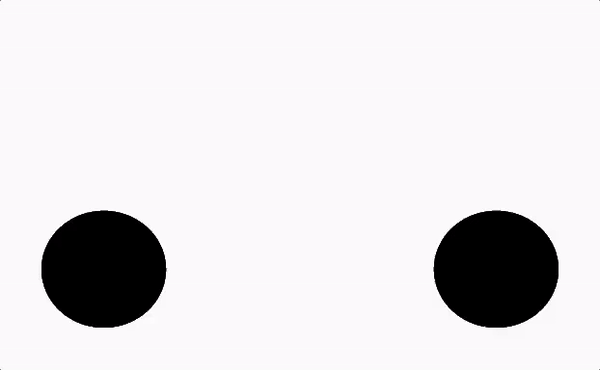
#> input picture Movements/blink.gif, 600 x 370 px
$ python testface.py   (older library calls are emulated)
#> lines starting #> are read from the running program, lines starting #| are printed output that depends on the picture
### Movements/screen.py
from tkinter import *
import os
from PIL import Image, ImageTk

class Display():
    def __init__(self):
        # Define image filenames and paths
        self.IMAGE_PATHS = ['cute.gif', 'blink.gif']
        self.IMAGE_DIR = ''

        # Create Tk object
        self.root = Tk()
        self.root.attributes("-fullscreen", True)

        # Create canvas and pack it into the root window
        self.canvas = Canvas(self.root)
        self.canvas.pack(fill=BOTH, expand=YES)

        # Initialize variables
        self.curr_image_index = 0
        self.delay_time = 1000  # milliseconds

    def show(self, num : int):
#> called with num = 1
        self.curr_image_index = num
        # Open current image file
        image_path = os.path.join(self.IMAGE_DIR, self.IMAGE_PATHS[self.curr_image_index])
        image = Image.open(image_path)
#> image is the input picture: PIL image 600x370 P; mean R, G, B, A 224.9, 223.1, 224.9, 255
        image = image.resize((self.root.winfo_screenwidth(), self.root.winfo_screenheight()), Image.ANTIALIAS)
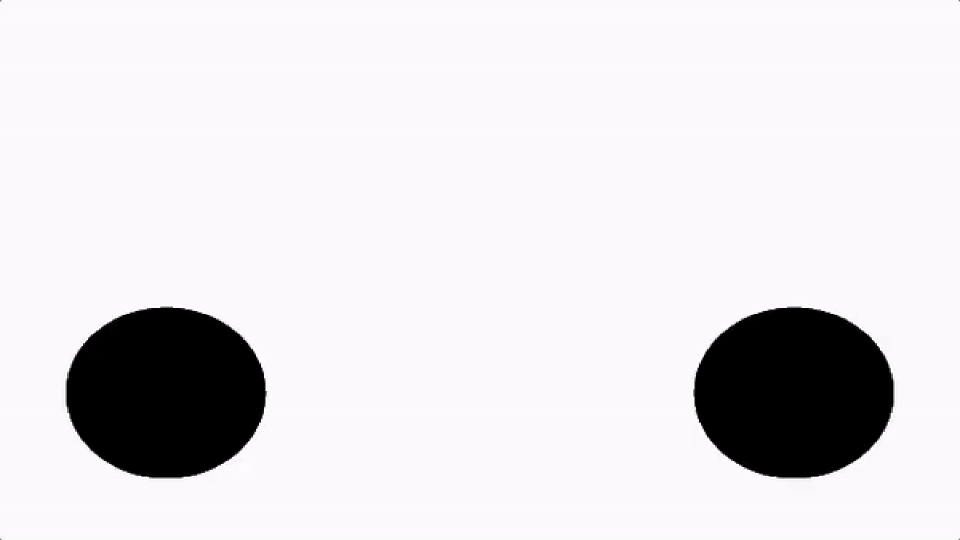
#> image: PIL image 1920x1080 P (shown at 1/2 size); mean R, G, B, A 224.9, 223.1, 224.9, 255

        # Create PhotoImage object using the Tk object
        photo = ImageTk.PhotoImage(image, master=self.root)

        # Display image on canvas
        self.canvas.delete("all")
        self.canvas.create_image(0, 0, anchor=NW, image=photo)
        self.canvas.update()

### Movements/testface.py
from screen import Display
import readchar

def main(args=None):
	face = Display()
	face.show(1)
	while (True):
		op = readchar.readchar()
		if op == 'w':
			face.show(0)
		elif op == 'e':
			face.show(1)
		elif op == '`':
			break;

main()
#> (the call stopped at in main, `op = readchar.readchar()`: readchar is not available in this run)
